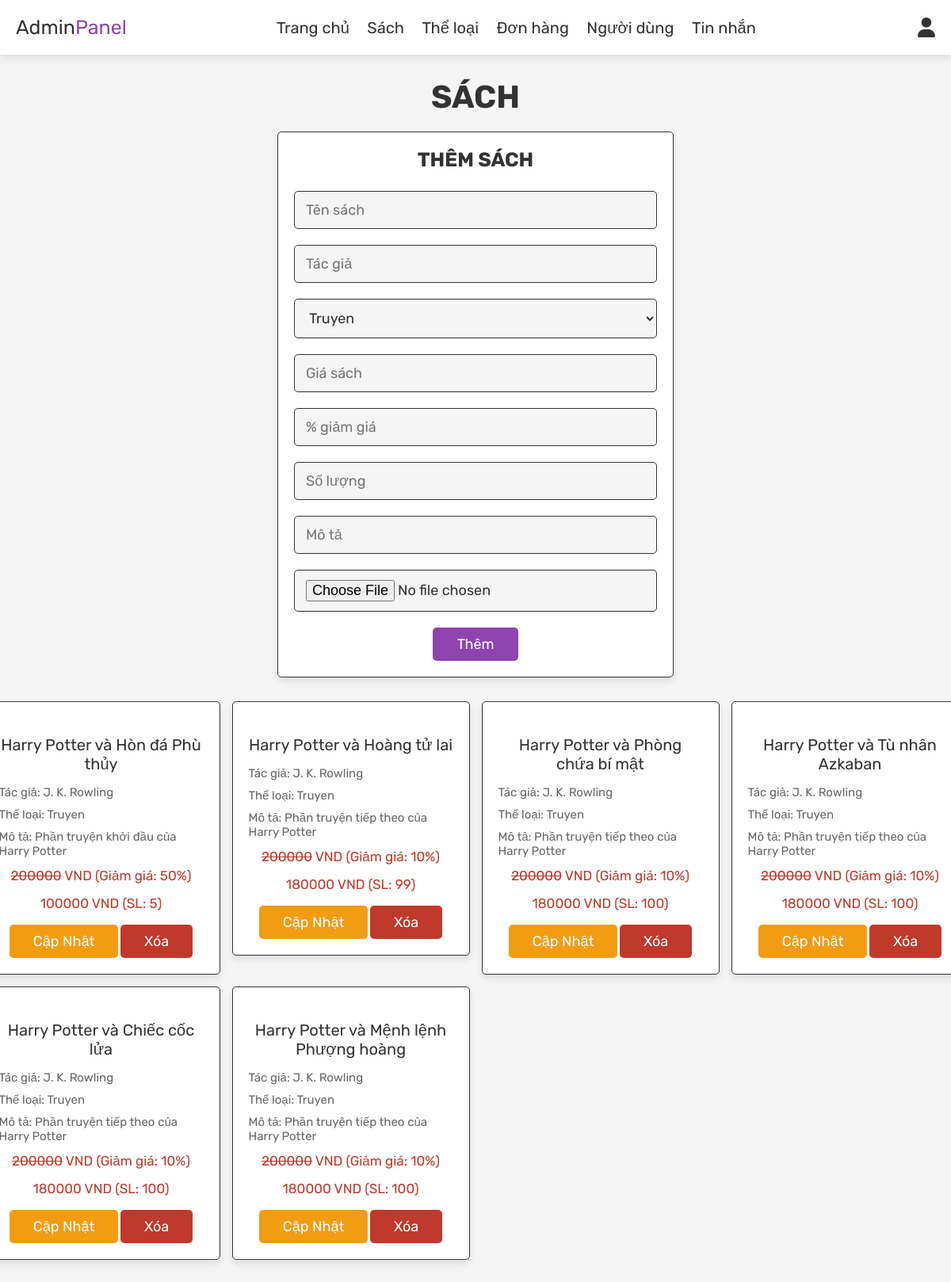
/admin_products.php (signed in), run on the app's committed database.
### tables this page shows
CREATE TABLE `products` (
  `id` int(100) NOT NULL,
  `name` varchar(100) NOT NULL,
  `author` varchar(100) NOT NULL,
  `category` varchar(100) NOT NULL,
  `price` int(100) NOT NULL,
  `discount` int(100) NOT NULL,
  `newprice` int(100) NOT NULL,
  `quantity` int(100) NOT NULL,
  `describes` varchar(100) NOT NULL,
  `image` varchar(100) NOT NULL
);

### admin_products.php (the view, shortened to what this page needs)
<?php
   include 'config.php';
   $nums_cart = mysqli_query($conn, "SELECT * FROM `cart`");
   if(mysqli_num_rows($nums_cart)>0){
      while($res_nums = mysqli_fetch_assoc($nums_cart)){
         $refersh_name = $res_nums['name'];
         $refersh_price = mysqli_query($conn,"SELECT * FROM `products` WHERE name = '$refersh_name'");
         $res_price = mysqli_fetch_assoc($refersh_price);
         $price_new = $res_price['newprice'];
         mysqli_query($conn, "UPDATE `cart` SET price = '$price_new' WHERE name = '$refersh_name' ");
      }
   }
?>
<!DOCTYPE html>
<html lang="en">
<head>
   <link rel="stylesheet" href="https://cdnjs.cloudflare.com/ajax/libs/font-awesome/6.0.0/css/all.min.css">
   <link rel="stylesheet" href="css/admin_style.css">
</head>
<body>
<?php include 'admin_header.php'; ?>
<section class="add-products">
   <h1 class="title">Sách</h1>
   <form action="" method="post" enctype="multipart/form-data">
      <h3>Thêm sách</h3>
      <input type="text" name="name" class="box" placeholder="Tên sách" required>
      <input type="text" name="author" class="box" placeholder="Tác giả" required>
      <select name="category" class="box">
         <?php
            $select_category= mysqli_query($conn, "SELECT * FROM `categorys`") or die('Query failed');
            if(mysqli_num_rows($select_category)>0){
               while($fetch_category=mysqli_fetch_assoc($select_category)){
                  echo "<option>".$fetch_category['name']."</option>";
               }
            }
            else{
               echo "<option>Không có thể loại nào.</option>";
            }
         ?>
      </select>
      <input type="number" min="0" name="price" class="box" placeholder="Giá sách" required>
      <input type="number" min="0" name="discount" class="box" placeholder="% giảm giá" required>
      <input type="number" min="1" name="quantity" class="box" placeholder="Số lượng" required>
      <input type="text" name="describe" class="box" placeholder="Mô tả" required>
      <input type="file" name="image" accept="image/jpg, image/jpeg, image/png" class="box" required>
      <input type="submit" value="Thêm" name="add_product" class="btn">
   </form>
</section>
<section class="show-products">
   <div class="box-container">
      <?php
         $select_products = mysqli_query($conn, "SELECT * FROM `products`") or die('query failed');
         if(mysqli_num_rows($select_products) > 0){
            while($fetch_products = mysqli_fetch_assoc($select_products)){
      ?>
               <div class="box">
                  <div class="name"><?php echo $fetch_products['name']; ?></div>
                  <div class="sub-name">Tác giả: <?php echo $fetch_products['author']; ?></div>
                  <div class="sub-name">Thể loại: <?php echo $fetch_products['category']; ?></div>
                  <div class="sub-name">Mô tả: <?php echo $fetch_products['describes']; ?></div>
                  <div class="price"><span style="text-decoration-line: line-through"><?php echo $fetch_products['price']; ?></span> VND (Giảm giá: <?php echo $fetch_products['discount']; ?>%)</div>
                  <div class="price"><?php echo $fetch_products['newprice']; ?> VND (SL: <?php echo $fetch_products['quantity']; ?>)</div>
                  <a href="admin_products.php?update=<?php echo $fetch_products['id']; ?>" class="option-btn">Cập nhật</a>
                  <a href="admin_products.php?delete=<?php echo $fetch_products['id']; ?>" class="delete-btn" onclick="return confirm('Xóa sách này?');">Xóa</a>
               </div>
      <?php
            }
      }else{
         echo '<p class="empty">Không có sách nào được thêm!</p>';
      }
      ?>
   </div>
</section>
</body>
</html>

### css/admin_style.css (style rules this page uses)
:root { --purple:#8e44ad; --red:#c0392b; --orange:#f39c12; --black:#333; --white:#fff; --light-color:#666; --light-white:#ccc; --light-bg:#f5f5f5; --border:.1rem solid var(--black); --box-shadow:0 .5rem 1rem rgba(0,0,0,.1); }
* { font-family: 'Rubik', sans-serif; margin:0; padding:0; box-sizing: border-box; outline: none; border:none; text-decoration: none; transition:all .2s linear; }
html { font-size: 62.5%; overflow-x: hidden; }
body { background-color: var(--light-bg); }
section { padding:3rem 2rem; }
.title { text-align: center; margin-bottom: 2rem; text-transform: uppercase; color:var(--black); font-size: 4rem; }
.btn, .option-btn, .delete-btn, .white-btn { display: inline-block; margin-top: 1rem; padding:1rem 3rem; cursor: pointer; color:var(--white); font-size: 1.8rem; border-radius: .5rem; text-transform: capitalize; }
.white-btn, .btn { background-color: var(--purple); }
.option-btn { background-color: var(--orange); }
.delete-btn { background-color: var(--red); }
.add-products form { background-color: var(--white); border-radius: .5rem; padding:2rem; text-align: center; box-shadow: var(--box-shadow); border:var(--border); max-width: 50rem; margin:0 auto; }
.add-products form h3 { font-size: 2.5rem; text-transform: uppercase; color:var(--black); margin-bottom: 1.5rem; }
.add-products form .box { width: 100%; background-color: var(--light-bg); border-radius: .5rem; margin:1rem 0; padding:1.2rem 1.4rem; color:var(--black); font-size: 1.8rem; border:var(--border); }
.show-products .box-container { display: grid; grid-template-columns: repeat(4, 30rem); justify-content: center; gap:1.5rem; max-width: 1200px; margin:0 auto; align-items: flex-start; }
.show-products { padding-top: 0; }
.show-products .box-container .box { text-align: center; padding:2rem; border-radius: .5rem; border:var(--border); box-shadow: var(--box-shadow); background-color: var(--white); }
.show-products .box-container .box .sub-name { padding:0.5rem 0; font-size: 1.5rem; color:var(--light-color); text-align:left; }
.show-products .box-container .box .name { padding:1rem 0; font-size: 2rem; color:var(--black); }
.show-products .box-container .box .price { padding:0.7rem 0; font-size: 1.7rem; color:var(--red); }

### data on the page
products: name "Harry Potter và Hòn đá Phù thủy", author "J. K. Rowling", category "Truyen", describes "Phần truyện khởi đầu của Harry Potter", price "200000", discount "50", newprice "100000", quantity "5"
products: name "Harry Potter và Hoàng tử lai", author "J. K. Rowling", category "Truyen", describes "Phần truyện tiếp theo của Harry Potter", price "200000", discount "10", newprice "180000", quantity "99"
products: name "Harry Potter và Phòng chứa bí mật", author "J. K. Rowling", category "Truyen", describes "Phần truyện tiếp theo của Harry Potter", price "200000", discount "10", newprice "180000", quantity "100"
products: name "Harry Potter và Tù nhân Azkaban", author "J. K. Rowling", category "Truyen", describes "Phần truyện tiếp theo của Harry Potter", price "200000", discount "10", newprice "180000", quantity "100"
products: name "Harry Potter và Chiếc cốc lửa", author "J. K. Rowling", category "Truyen", describes "Phần truyện tiếp theo của Harry Potter", price "200000", discount "10", newprice "180000", quantity "100"
products: name "Harry Potter và Mệnh lệnh Phượng hoàng", author "J. K. Rowling", category "Truyen", describes "Phần truyện tiếp theo của Harry Potter", price "200000", discount "10", newprice "180000", quantity "100"

### other printed values
form field category "Truyen"
